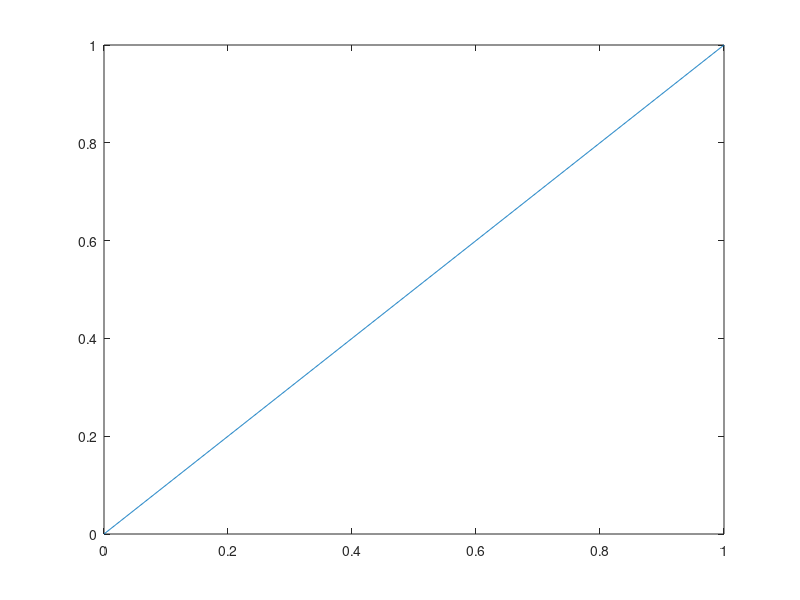

Write MATLAB code to recreate this figure. (Note: this script raises an error after producing the figure.)
clear
close all
clc

n = 21;

f = 'x';
f = inline(f);
x = linspace(0,1,n+1);
x = x(1:n);
F = f;
f = f(x);
f = f;



X = 0:0.001:1;
%X = [0 1/4 1/2 3/4];
%X = x;



a0 = plot(X,F(X));
hold on
N = length(X);
A = zeros(1,N);
[C,A] = myDFT_new(f,X,0,1);
A = real(A);
a1 = plot(X(1:end-1),A(1:end-1));

M0 = "Original function";
M1 = "Approximation";
legend([a0,a1], [M0,M1]);